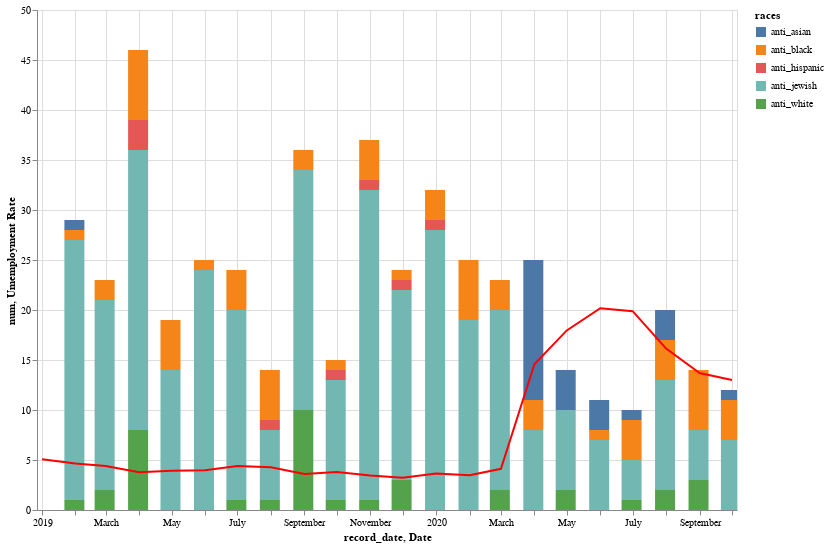

Notebook cell for this chart:
### Code cell
alt.layer(
    hate_crime_chart,
    unemployment_chart,
).properties(
    width=700,
    height=500,
).interactive()

### Figure 1 — Vega-Lite specification as saved in the notebook (floating-point values rounded to 4 significant figures)
{"config": {"view": {"continuousWidth": 400, "continuousHeight": 300}}, "layer": [{"data": {"name": "data-88300738119baf77183321318a89ca69"}, "mark": {"type": "bar", "size": 20}, "encoding": {"color": {"type": "nominal", "field": "races"}, "strokeDash": {"type": "nominal", "field": "races"}, "tooltip": [{"type": "temporal", "field": "record_date"}, {"type": "quantitative", "field": "num"}, {"type": "nominal", "field": "races"}], "x": {"type": "temporal", "field": "record_date"}, "y": {"type": "quantitative", "field": "num"}}, "selection": {"selector019": {"type": "interval", "bind": "scales", "encodings": ["x", "y"]}}, "transform": [{"fold": ["anti_white", "anti_asian", "anti_black", "anti_jewish", "anti_hispanic"], "as": ["races", "num"]}]}, {"data": {"name": "data-55d0b2e3d24a878e2a53f591412c4df1"}, "mark": {"type": "line", "color": "red"}, "encoding": {"tooltip": [{"type": "temporal", "field": "Date"}, {"type": "quantitative", "field": "Umemployment Rate"}], "x": {"type": "temporal", "field": "Date"}, "y": {"type": "quantitative", "field": "Umemployment Rate"}}}], "height": 500, "width": 700, "$schema": "https://vega.github.io/schema/vega-lite/v4.8.1.json", "datasets": {"data-88300738119baf77183321318a89ca69": [{"record_date": "2019-01-31T00:00:00", "anti_white": 1, "anti_asian": 1, "anti_black": 1, "anti_jewish": 26, "anti_hispanic": 0}, {"record_date": "2019-02-28T00:00:00", "anti_white": 2, "anti_asian": 0, "anti_black": 2, "anti_jewish": 19, "anti_hispanic": 0}, {"record_date": "2019-03-31T00:00:00", "anti_white": 8, "anti_asian": 0, "anti_black": 7, "anti_jewish": 28, "anti_hispanic": 3}, {"record_date": "2019-04-30T00:00:00", "anti_white": 0, "anti_asian": 0, "anti_black": 5, "anti_jewish": 14, "anti_hispanic": 0}, {"record_date": "2019-05-31T00:00:00", "anti_white": 0, "anti_asian": 0, "anti_black": 1, "anti_jewish": 24, "anti_hispanic": 0}, {"record_date": "2019-06-30T00:00:00", "anti_white": 1, "anti_asian": 0, "anti_black": 4, "anti_jewish": 19, "anti_hispanic": 0}, {"record_date": "2019-07-31T00:00:00", "anti_white": 1, "anti_asian": 0, "anti_black": 5, "anti_jewish": 7, "anti_hispanic": 1}, {"record_date": "2019-08-31T00:00:00", "anti_white": 10, "anti_asian": 0, "anti_black": 2, "anti_jewish": 24, "anti_hispanic": 0}, {"record_date": "2019-09-30T00:00:00", "anti_white": 1, "anti_asian": 0, "anti_black": 1, "anti_jewish": 12, "anti_hispanic": 1}, {"record_date": "2019-10-31T00:00:00", "anti_white": 1, "anti_asian": 0, "anti_black": 4, "anti_jewish": 31, "anti_hispanic": 1}, {"record_date": "2019-11-30T00:00:00", "anti_white": 3, "anti_asian": 0, "anti_black": 1, "anti_jewish": 19, "anti_hispanic": 1}, {"record_date": "2019-12-31T00:00:00", "anti_white": 0, "anti_asian": 0, "anti_black": 3, "anti_jewish": 28, "anti_hispanic": 1}, {"record_date": "2020-01-31T00:00:00", "anti_white": 0, "anti_asian": 0, "anti_black": 6, "anti_jewish": 19, "anti_hispanic": 0}, {"record_date": "2020-02-29T00:00:00", "anti_white": 2, "anti_asian": 0, "anti_black": 3, "anti_jewish": 18, "anti_hispanic": 0}, {"record_date": "2020-03-31T00:00:00", "anti_white": 0, "anti_asian": 14, "anti_black": 3, "anti_jewish": 8, "anti_hispanic": 0}, {"record_date": "2020-04-30T00:00:00", "anti_white": 2, "anti_asian": 4, "anti_black": 0, "anti_jewish": 8, "anti_hispanic": 0}, {"record_date": "2020-05-31T00:00:00", "anti_white": 0, "anti_asian": 3, "anti_black": 1, "anti_jewish": 7, "anti_hispanic": 0}, {"record_date": "2020-06-30T00:00:00", "anti_white": 1, "anti_asian": 1, "anti_black": 4, "anti_jewish": 4, "anti_hispanic": 0}, {"record_date": "2020-07-31T00:00:00", "anti_white": 2, "anti_asian": 3, "anti_black": 4, "anti_jewish": 11, "anti_hispanic": 0}, {"record_date": "2020-08-31T00:00:00", "anti_white": 3, "anti_asian": 0, "anti_black": 6, "anti_jewish": 5, "anti_hispanic": 0}, {"record_date": "2020-09-30T00:00:00", "anti_white": 0, "anti_asian": 1, "anti_black": 4, "anti_jewish": 7, "anti_hispanic": 0}], "data-55d0b2e3d24a878e2a53f591412c4df1": [{"Date": "2020-01-01T00:00:00", "Umemployment Rate": 3.64}, {"Date": "2020-02-01T00:00:00", "Umemployment Rate": 3.48}, {"Date": "2020-03-01T00:00:00", "Umemployment Rate": 4.12}, {"Date": "2020-04-01T00:00:00", "Umemployment Rate": 14.58}, {"Date": "2020-05-01T00:00:00", "Umemployment Rate": 17.96}, {"Date": "2020-06-01T00:00:00", "Umemployment Rate": 20.18}, {"Date": "2020-07-01T00:00:00", "Umemployment Rate": 19.88}, {"Date": "2020-08-01T00:00:00", "Umemployment Rate": 16.14}, {"Date": "2020-09-01T00:00:00", "Umemployment Rate": 13.7}, {"Date": "2020-10-01T00:00:00", "Umemployment Rate": 13.0}, {"Date": "2019-01-01T00:00:00", "Umemployment Rate": 5.08}, {"Date": "2019-02-01T00:00:00", "Umemployment Rate": 4.66}, {"Date": "2019-03-01T00:00:00", "Umemployment Rate": 4.4}, {"Date": "2019-04-01T00:00:00", "Umemployment Rate": 3.78}, {"Date": "2019-05-01T00:00:00", "Umemployment Rate": 3.92}, {"Date": "2019-06-01T00:00:00", "Umemployment Rate": 3.98}, {"Date": "2019-07-01T00:00:00", "Umemployment Rate": 4.4}, {"Date": "2019-08-01T00:00:00", "Umemployment Rate": 4.28}, {"Date": "2019-09-01T00:00:00", "Umemployment Rate": 3.6}, {"Date": "2019-10-01T00:00:00", "Umemployment Rate": 3.8}, {"Date": "2019-11-01T00:00:00", "Umemployment Rate": 3.46}, {"Date": "2019-12-01T00:00:00", "Umemployment Rate": 3.22}]}}
